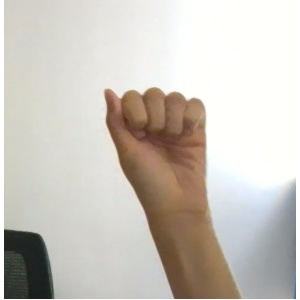
#> input picture data/0/157.jpg, 300 x 300 px; its folder holds only this picture in this run
$ jupyter execute --allow-errors train_orb.ipynb
#> lines starting #> are read from the running program, lines starting #| are printed output that depends on the picture
[cell 1]
import os
import cv2
import matplotlib.pyplot as plt
import numpy as np
from sklearn.cluster import KMeans
from sklearn.ensemble import RandomForestClassifier
from sklearn.preprocessing import StandardScaler

[cell 2]
orb = cv2.ORB_create()
# sift = cv2.SIFT_create()

[cell 3]
path = "data/"

[cell 4]
data = []
gestures = []
best_matches = 0
for folder in os.listdir(path):
    descriptor_list = []
    for img_path in os.listdir(path + folder):
        currpath = path + folder + '/' + img_path
        # print(currpath)
        img = cv2.imread(currpath)
#> img is the input picture: shape (300, 300, 3); mean B, G, R 190.6, 198.2, 203.4
        img = cv2.cvtColor(img, cv2.COLOR_BGR2RGB)
        processed_img = cv2.cvtColor(img, cv2.COLOR_RGB2GRAY)
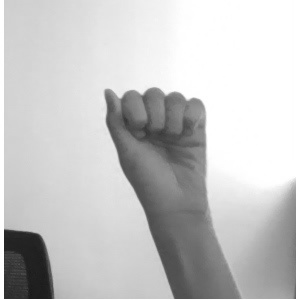
#> processed_img: shape (300, 300); min 22, max 255, mean 199
        processed_img = cv2.medianBlur(processed_img, 3)
        processed_img = cv2.equalizeHist(processed_img)
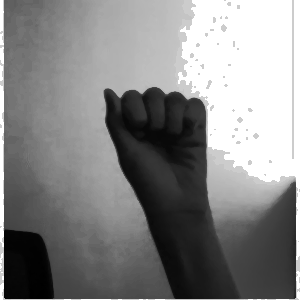
#> processed_img: shape (300, 300); min 0, max 255, mean 133.6
        img_keypoint, img_descriptor = orb.detectAndCompute(processed_img, None)
#> img_keypoint = 272 keypoints; strongest (x, y, size): (194, 99, 92.6), (197, 100, 77.1), (203, 105, 92.6), (108, 91, 64.3)
        # img_descriptor = np.float32(img_descriptor)
        if img_descriptor is not None:
            descriptor_list.append(img_descriptor)
    gestures.append((folder, np.vstack(descriptor_list)))
#> pass 2 of the loop `for folder in os.listdir(path):`:
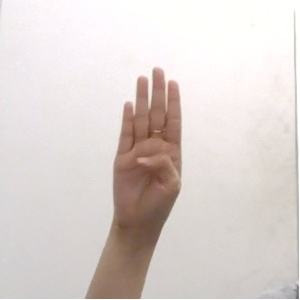
#> input picture data/1/120.jpg, 300 x 300 px
#> img is the input picture: shape (300, 300, 3); mean B, G, R 208.4, 211.9, 220.7
#> `processed_img = cv2.cvtColor(img, cv2.COLOR_RGB2GRAY)`:
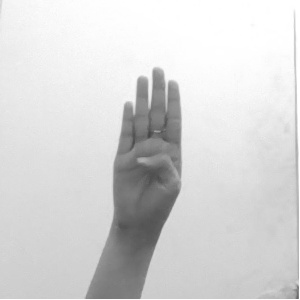
#> processed_img: shape (300, 300); min 70, max 255, mean 214.1
#> `processed_img = cv2.equalizeHist(processed_img)`:
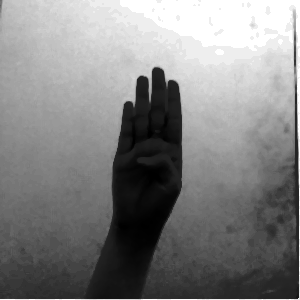
#> processed_img: shape (300, 300); min 0, max 255, mean 129.8
#> img_keypoint = 89 keypoints; strongest (x, y, size): (142, 80, 77.1), (156, 68, 64.3), (147, 73, 64.3), (141, 77, 64.3)

[cell 5]
clusters = 50

[cell 6]
from sklearn.neighbors import KNeighborsClassifier
from sklearn.cluster import KMeans

all_descriptors = np.vstack([gesture[1] for gesture in gestures])
kmeans = KMeans(n_clusters=clusters, random_state=42)
kmeans.fit(all_descriptors)

[cell 7]
from sklearn.ensemble import RandomForestClassifier


# Prepare data for the classifier
X = []
y = []

for gesture_id, descriptors in gestures:
    histogram = np.zeros(clusters)
    cluster_assignments = kmeans.predict(descriptors)
    for cluster_id in cluster_assignments:
        histogram[cluster_id] += 1
    X.append(histogram)
    y.append(int(gesture_id))
#> this loop made 2 passes
#> gesture_id on passes 1 to 2: '0', '1'
#> after the loop, X = 2 items; y = [0, 1]


    # for descriptor in descriptors:
    #     X.append(descriptor)
    #     y.append(int(gesture_id))

X = np.array(X, dtype=np.float32)
y = np.array(y)

from sklearn.preprocessing import StandardScaler
scaler = StandardScaler()
X = scaler.fit_transform(X)

model = RandomForestClassifier(n_estimators=100, random_state=42)
model.fit(X, y)

# knn = KNeighborsClassifier(n_neighbors=5)
# knn.fit(X, y)

[cell 8]
gesture_mapping = {0: 'A', 1: 'B', 2: 'C', 3:'D', 4:'E', 5:'F', 6:'G', 7:'H', 8:'I', 9:'K', 10:'L', 11:'M', 12:'N', 13:'O', 14:'P', 15:'Q', 16:'R', 17:'S', 18:'T', 19:'U', 20:'V', 21:'W', 22:"X", 23:'Y', 24:'1', 25:'2', 26:'3', 27:'4', 28:'5', 29:'6', 30:'7', 31:'8', 32: '9'}

[cell 9]
img_list = []
img_label = []

test_path = 'test/'
#> (the rest of this cell did not finish here and is left out)

[cell 10]
def acc_test(image):
    target = cv2.cvtColor(image, cv2.COLOR_BGR2RGB)
    process_target = cv2.cvtColor(target, cv2.COLOR_RGB2GRAY)
    process_target = cv2.medianBlur(process_target, 3)
    process_target = cv2.equalizeHist(process_target)
    keypoints, descriptors = orb.detectAndCompute(process_target, None)
    # descriptors = np.float32(descriptors)

    if descriptors is not None:
        histogram = np.zeros(clusters)
        cluster_assignments = kmeans.predict(descriptors)
        for cluster_id in cluster_assignments:
            histogram[cluster_id] += 1
        histogram = scaler.transform([histogram])
        prediction = model.predict(histogram)
        return prediction[0]
        # predictions = model.predict(descriptors)
        # gesture = np.bincount(predictions).argmax()  # Get the most common gesture prediction
        # return gesture
    else:
        return "No keypoints found"

[cell 11]
img_predict = []
for test in img_list:
    recognized_gesture= acc_test(test)
    img_predict.append(gesture_mapping[recognized_gesture])
